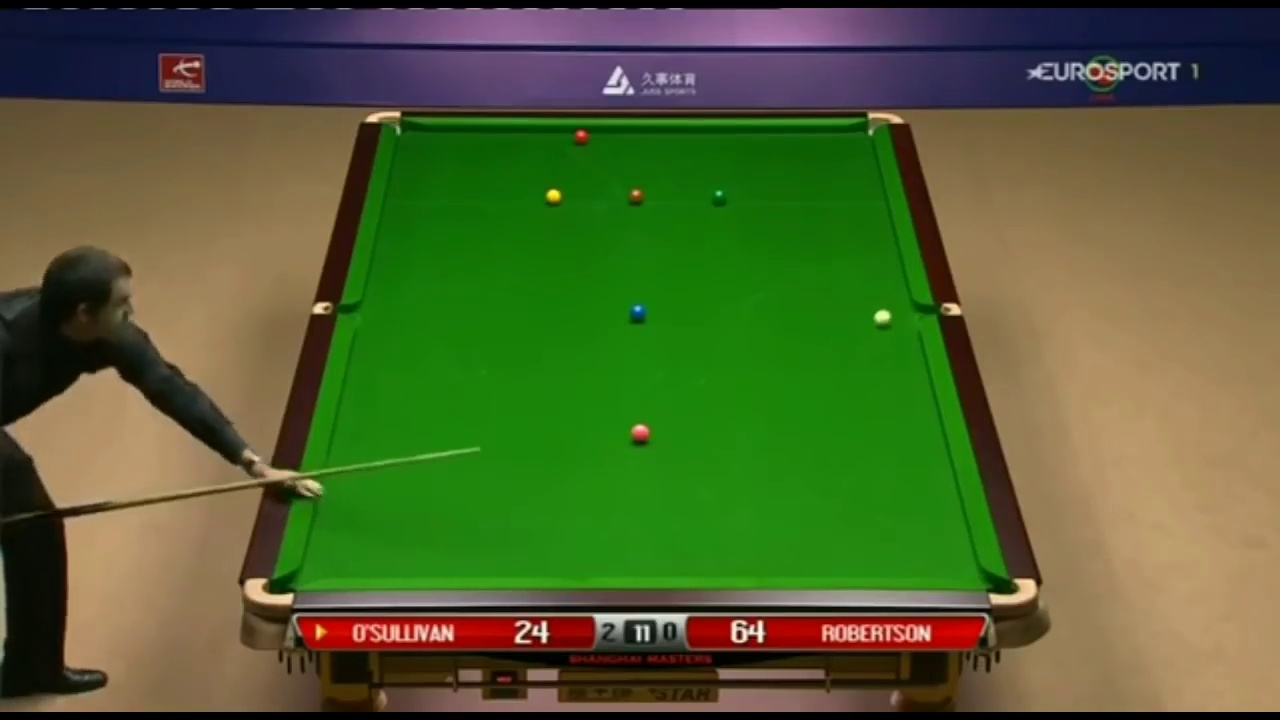
#> input picture data/training_data/Task1/11.jpg, 1280 x 720 px
$ python innertable.py   (older library calls are emulated)
#> lines starting #> are read from the running program, lines starting #| are printed output that depends on the picture; after the words box and inside, x2 and y2 are one past the last pixel; in counts of white or black regions, pixels touching at a corner belong together; long printed decimals are rounded
import math
import pickle

import numpy as np
import cv2 as cv
import imutils
from sklearn.cluster import KMeans
from scipy import ndimage
from skimage.morphology import watershed
from skimage.feature import peak_local_max
from skimage.morphology import watershed

from proiect.lib.util import imageshow, auto_canny

# img = cv.imread('table.jpg')
img = cv.imread('data/training_data/Task1/11.jpg')
#> img is the input picture: shape (720, 1280, 3); mean B, G, R 50.3, 98, 82
orig = img.copy()
pickle_in = open("dict.pickle", "rb")
#> (reads dict.pickle from the repository)
example_dict = pickle.load(pickle_in)

print(example_dict)
gray = cv.cvtColor(img, cv.COLOR_BGR2GRAY)
# gray = cv.bilateralFilter(gray1, 75, 75, 25)
# imageshow(np.vstack([gray,gray1]))
thresh = cv.adaptiveThreshold(gray, 222, cv.ADAPTIVE_THRESH_GAUSSIAN_C, cv.THRESH_BINARY_INV, 13, 3)
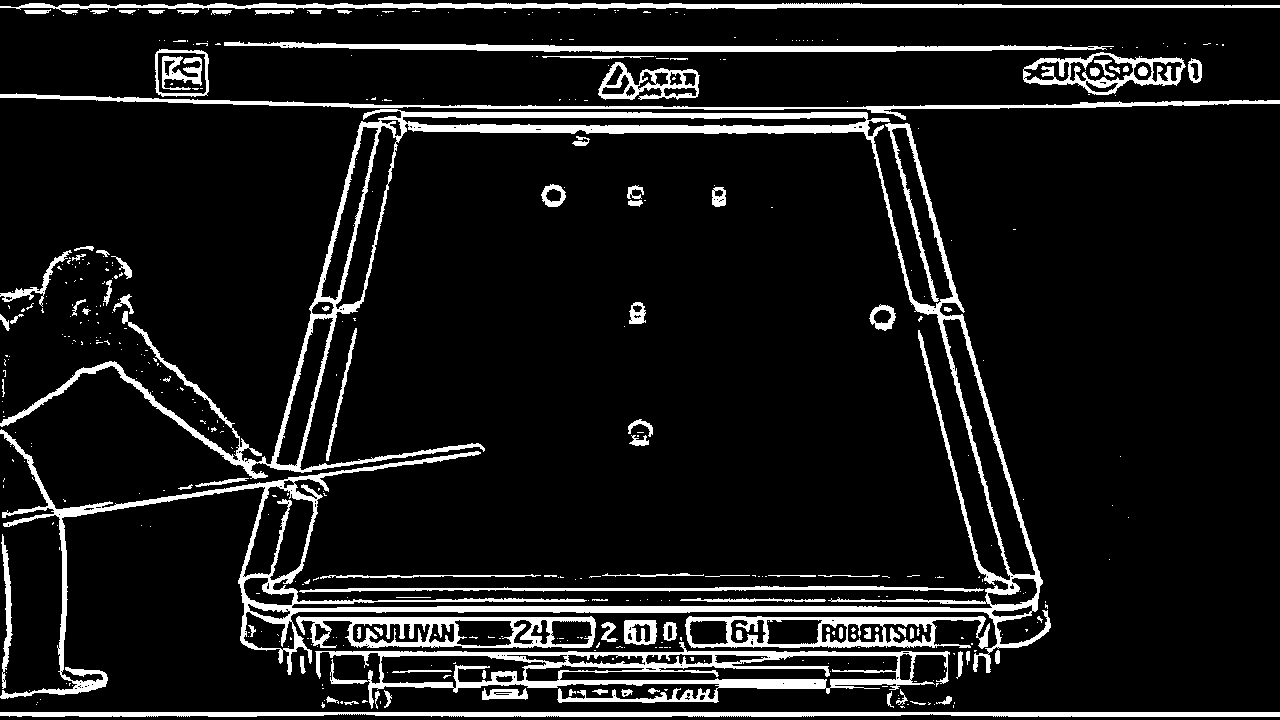
#> thresh: shape (720, 1280); values 0 (black) and 222 (white), 10% white; 449 white regions (351 under 20 px)
imageshow(thresh)
#> (this line was passed over: proiect is not available in this run)

diameterBall = 34
radiusBall = diameterBall / 2
circles = cv.HoughCircles(thresh, cv.HOUGH_GRADIENT, 1, diameterBall * 0.7,
                          minRadius=int(round(radiusBall * 0.85)),
                          maxRadius=int(round(radiusBall * 2)),
                          param1=200,
                          param2=10
                          )
#> circles = 163 rows, first 8: [181.5, 75.5, 26.7], [789.5, 631.5, 33.4], [966.5, 640.5, 33.4], [664.5, 684.5, 33.4], [474.5, 634.5, 33.4], [866.5, 655.5, 33.4], [654.5, 636.5, 31.2], [343.5, 621.5, 33.4]
print(circles)
#> (printed output is left out)
board = gray.copy()
if circles is not None:
    # convert the (x, y) coordinates and radius of the circles to integers
    circles = np.round(circles[0, :]).astype("int")
#> circles = 163 rows, first 8: [182, 76, 27], [790, 632, 33], [966, 640, 33], [664, 684, 33], [474, 634, 33], [866, 656, 33], [654, 636, 31], [344, 622, 33]
    print("Size", len(circles))
#| Size 163
    # loop over the (x, y) coordinates and radius of the circles
    for (x, y, r) in circles:
        # draw the circle in the output image, then draw a rectangle
        # corresponding to the center of the circle
        cv.circle(board, (x, y), r, (0, 255, 0), 2)
        cv.rectangle(board, (x - 3, y - 3), (x + 3, y + 3), (0, 128, 255), -1)
#> this loop made 163 passes
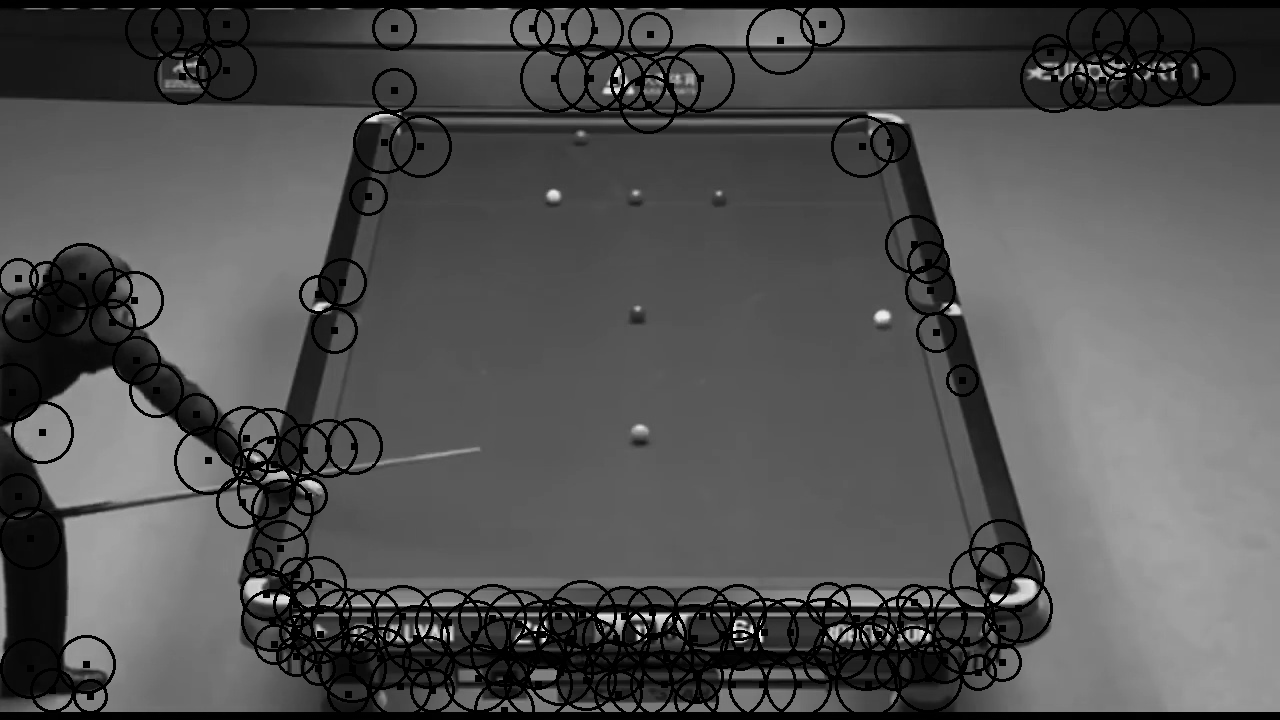
#> board: shape (720, 1280); min 0, max 250, mean 82.3
imageshow(board)
#> (this line was passed over: proiect is not available in this run)

cnts, hierarchy = cv.findContours(thresh, cv.RETR_EXTERNAL, cv.CHAIN_APPROX_SIMPLE)
#> cnts = 379 contours, 312 with area under 20; largest, box (x1, y1, x2, y2) and area: (0, 109, 1051, 699) 54502, (315, 642, 950, 709) 19468, (296, 616, 596, 648) 7734, (685, 616, 990, 649) 7536, (0, 712, 1280, 717) 4466
cnts = sorted(cnts, key=cv.contourArea, reverse=True)
circles = []
for a in cnts:
    (x, y), radius = cv.minEnclosingCircle(a)
    if radius > 1 and radius < 40:
        print(radius)
        circles.append(a)
        cv.circle(img, (int(x), int(y)), int(radius), (0, 244, 0), 3)
#> this loop made 379 passes
#> (x, y, radius) on passes 1 to 3: (514.6, 505.8, 549), (632, 654.7, 317), (445.5, 622.5, 149.6)
#| 33.354
#| 18.903
#| 13.727
#| 12.217
#| 22.776
#| 12.054
#| 12.369
#| 10.308
#> (further printed lines are left out)
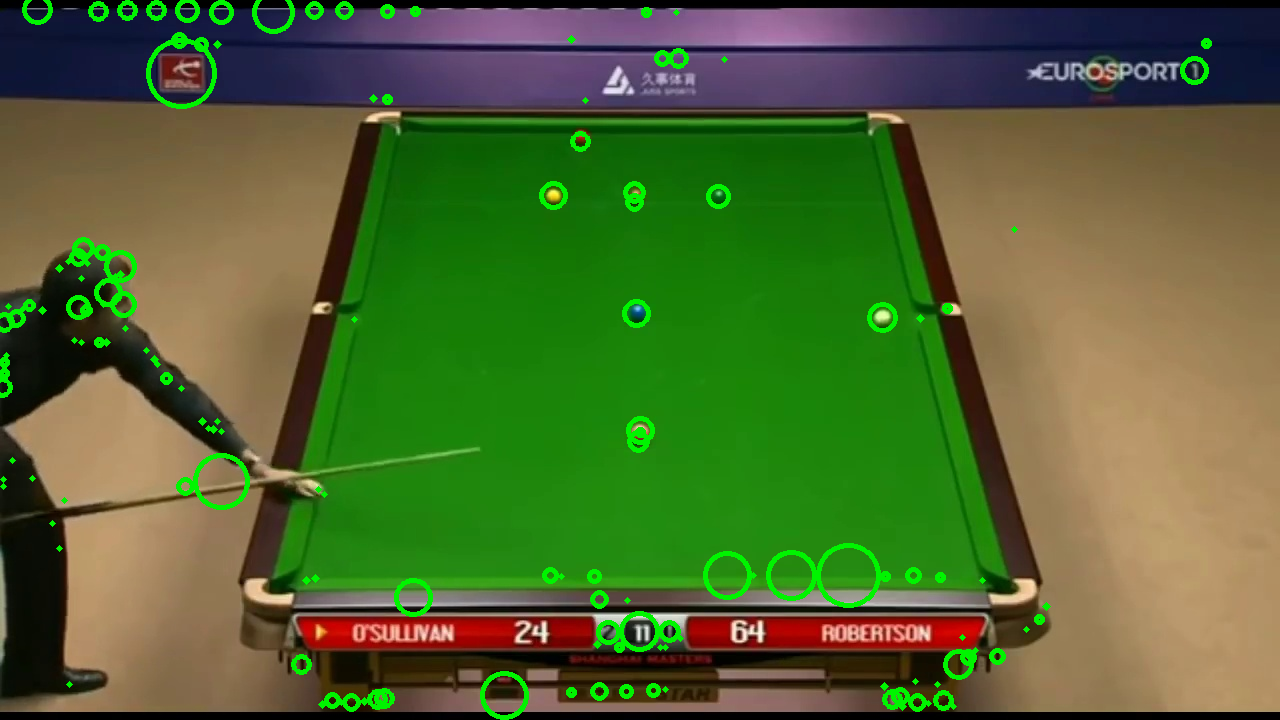
#> img: shape (720, 1280, 3); 2.48% of pixels changed, all inside (x1, y1, x2, y2) = (0, 0, 1212, 720)
#> after the loop, circles = 152 contours, 103 with area under 20; largest, box (x1, y1, x2, y2) and area: (155, 49, 209, 97) 2316, (624, 620, 657, 645) 724, (869, 304, 896, 331) 466, (541, 184, 566, 207) 394, (482, 688, 528, 700) 337

imageshow(thresh)
#> (this line was passed over: proiect is not available in this run)
# cv.drawContours(img,circles[:20],-1,(233,0,0),2)
imageshow(img)
#> (this line was passed over: proiect is not available in this run)
M = cv.moments(example_dict)
#> M = moments, m00 229659.5, centre m10/m00, m01/m00 = (599.6, 362.4)
cX = int(M["m10"] / M["m00"])
#> cX = 599
cY = int(M["m01"] / M["m00"])
#> cY = 362
pass

new = []
factor = 0.9
for a in example_dict[:, 0]:
    new.append([[int((a[0] - cX) * factor + cX), int((a[1] - cY) * factor + cY)]])
#> after the loop, new = [[[884, 528]], [[869, 542]], [[329, 542]], [[315, 528]], [[315, 524]], [[378, 265]], [[386, 232]], [[403, 163]], [[404, 161]], [[406, 158]], [[407, 157]], [[780, 155]], [[788, 157]], [[792, 165]], [[797, 179]], [[809, 225]], [[880, 508]], [[882, 515]], [[884, 524]]]
#
# new = [new]
new = np.array(new)
#> new = 19 rows, first 8: [884, 528], [869, 542], [329, 542], [315, 528], [315, 524], [378, 265], [386, 232], [403, 163]
# cv.drawContours(img,[example_dict],-1,(244,0,200),2)
# cv.drawContours(img,[new],-1,(244,0,200),2)
# imageshow(img)
#
# gray = cv.cvtColor(img, cv.COLOR_BGR2GRAY)
# edges = cv.Canny(gray, 50, 150, apertureSize=3)
# imageshow(edges)
# # cnts, hierarchy = cv.findContours(edges, cv.RETR_EXTERNAL, cv.CHAIN_APPROX_SIMPLE)
# #
# # # cv.drawContours(img,cnts,-1,(200,1,200),2)
# # cnts = sorted(cnts, key=cv.contourArea, reverse=True)
# # aprox_param = 0.015
# # rectangles = []
# # for c in cnts:
# #     # approximate the contour
# #     peri = cv.arcLength(c, True)
# #     approx = cv.approxPolyDP(c, aprox_param * peri, True)
# #     if len(approx) < 10:
# #         contourArea = cv.contourArea(c)
# #         # print("Area ", contourArea)
# #         rectangles.append(approx)
# #
# # hull_list = []
# # for i in range(len(cnts)):
# #     hull = cv.convexHull(cnts[i])
# #     hull_list.append(hull)
# #
# # # cv.drawContours(img, hull_list, 0, (0, 255, 0), 3)
# # cv.drawContours(img, rectangles, -1, (255, 0, 0), 3)
# #
# # imageshow(np.hstack([edges, gray]))
# #
# # c = example_dict
# # extLeft = tuple(c[c[:, :, 0].argmin()][0])
# # extRight = tuple(c[c[:, :, 0].argmax()][0])
# # extTop = tuple(c[c[:, :, 1].argmin()][0])
# # extBot = tuple(c[c[:, :, 1].argmax()][0])
# #
# # cv.drawContours(img, [c], -1, (0, 255, 255), 2)
# # cv.circle(img, extLeft, 8, (0, 0, 255), -1)
# # cv.circle(img, extRight, 8, (0, 255, 0), -1)
# # cv.circle(img, extTop, 8, (255, 0, 0), -1)
# # cv.circle(img, extBot, 8, (255, 255, 0), -1)
# #
# # imageshow(img)
#
#
# mask = img==[0,0,0]
# kernel = np.array([[0., 1., 0.], [1., 1., 1.], [0., 1., 0.]],np.uint8)
# proc = cv.dilate(img, kernel)
#
# thresh=cv.dilate(edges,kernel,iterations=10)
#
# tmp = cv.HoughLinesP(thresh, 1, math.pi / 180,100,None,30,10)
#
# imageshow(thresh)
#
# #lines = cv.HoughLinesP(thresh, rho=1, theta=np.pi / 180, threshold=2, minLineLength=30, maxLineGap=10)
# lines = tmp
#
# print(tmp)
# print(lines)
# imageshow(thresh, "lines")
# for x1, y1, x2, y2 in lines[0]:
#     # cv.drawContours()
#     cv.line(img, (x1, y1), (x2, y2), (233, 255, 0), 4)
# imageshow(img, "Lines")
# pass

# peri = cv.arcLength(example_dict, True)
# approx = cv.approxPolyDP(example_dict, 0.03 * peri, True)
#
# cv.drawContours(img,[approx],-1,(213,11,11),3)
# imageshow(img)

board = img.copy()
edges = cv.Canny(thresh, 75, 150)
#> edges: shape (720, 1280); 4.9% white in thin lines or dots
lines = cv.HoughLinesP(edges, 1, np.pi / 180, 10, maxLineGap=50, minLineLength=200)
#> lines = 151 rows, first 6: [0, 711, 1279, 711], [21, 7, 1279, 7], [992, 716, 1279, 716], [242, 616, 592, 616], [543, 51, 896, 51], [26, 3, 1000, 3]

vert = []
slopes = []
intercept = []
if lines is not None:
    for line in lines:
        x1, y1, x2, y2 = line[0]
        slope = 0
        if x2 != x1:
            slope = (float(y2 - y1) / (float(x2 - x1)))
        color = (0, 255, 0)
        if slope < 0.3 and slope > -0.3:
            color = (222, 0, 2)
        else:
            print(slope)

            slopes.append(slope)
            y2new = img.shape[0]
            x2new = int((y2new - y1) / slope + x1)

            y1new = 0
            x1new = int((y1new - y1) / slope + x1)
            # cv.line(board, (x1, y1), (x2, y2), color, 1)
            # cv.line(board, (x1, y1), (x2new, y2new), color, 1)
            cv.line(board, (x1new, y1new), (x2new, y2new), color, 1)
            intercept.append(x2new)
            vert.append([x1new, y1new, x2new, y2new])
#> this loop made 151 passes
#> (x1, y1, x2, y2, slope, color, y2new, x2new) on passes 38, 48: (240, 591, 387, 43, -3.73, (0, 255, 0), 720, 205), (864, 106, 994, 627, 4.01, (0, 255, 0), 720, 1017)
#> (x1, y1, x2, y2, slope, color) on passes 1 to 6: (0, 711, 1279, 711, 0, (222, 0, 2)), (21, 7, 1279, 7, 0, (222, 0, 2)), (992, 716, 1279, 716, 0, (222, 0, 2)), (242, 616, 592, 616, 0, (222, 0, 2)), (543, 51, 896, 51, 0, (222, 0, 2)), (26, 3, 1000, 3, 0, (222, 0, 2))
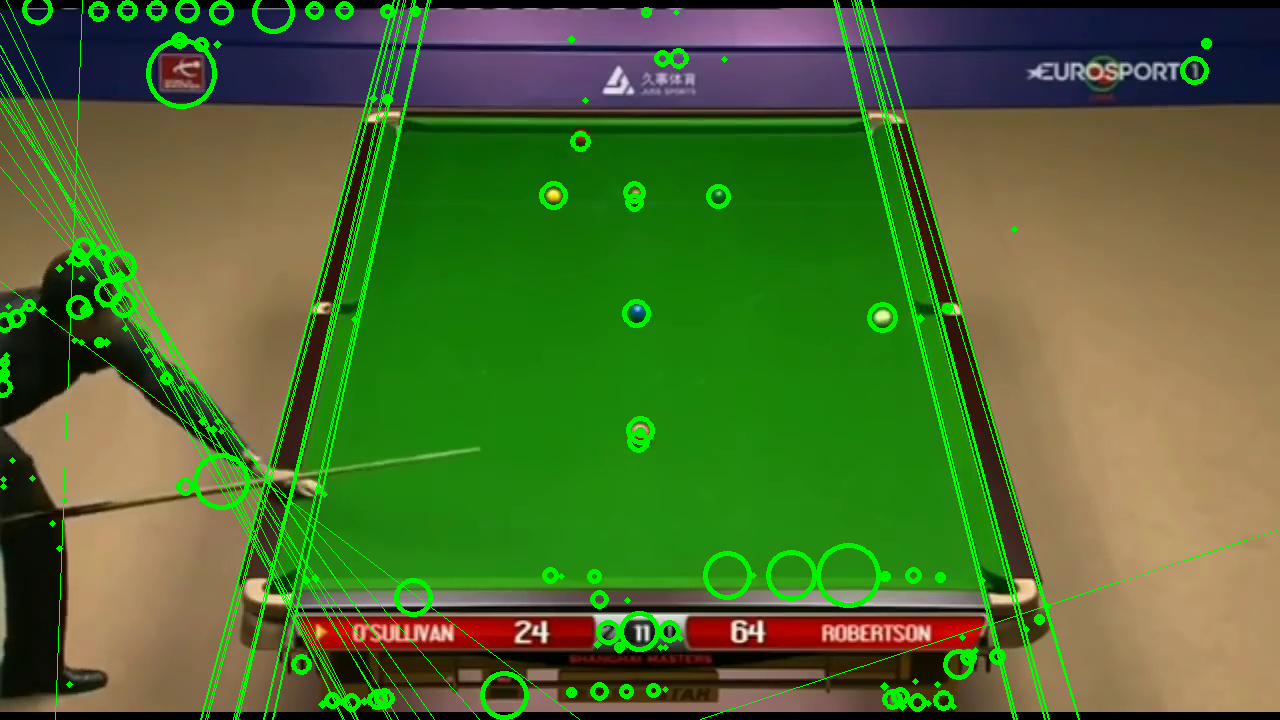
#> board: shape (720, 1280, 3); 2.86% of pixels changed, all inside (x1, y1, x2, y2) = (0, 0, 1280, 720)

imageshow(board)
#> (this line was passed over: proiect is not available in this run)

from sklearn.cluster import KMeans

a = np.array(intercept).reshape(-1, 1)
kmeans = KMeans(n_clusters=2, random_state=0).fit(a)
from operator import itemgetter
sorted(vert, key=itemgetter(2))

realLines = []
cur_group = []
i = 0
last_intercept = None
for v in vert:
    cur_group.append(i)
    if last_intercept is not None:
        if (intercept[i] - last_intercept) < 40:
            cur_group.append(intercept[i])
        else:
            print("Average", cur_group)
            realLines.append(np.average(cur_group))
            cur_group =[]
    else:
        cur_group.append(i)
    last_intercept = intercept[i]
    i = i + 1
#> this loop made 43 passes
#> v on passes 1 to 12: [398, 0, 205, 720], [837, 0, 1017, 720], [851, 0, 1045, 720], [872, 0, 1079, 720], [855, 0, 1049, 720], [394, 0, 201, 720], [405, 0, 238, 720], [415, 0, 236, 720], [82, 0, 55, 720], [859, 0, 1079, 720], [399, 0, 207, 720], [430, 0, 264, 720]

np.argsort(vert,)
